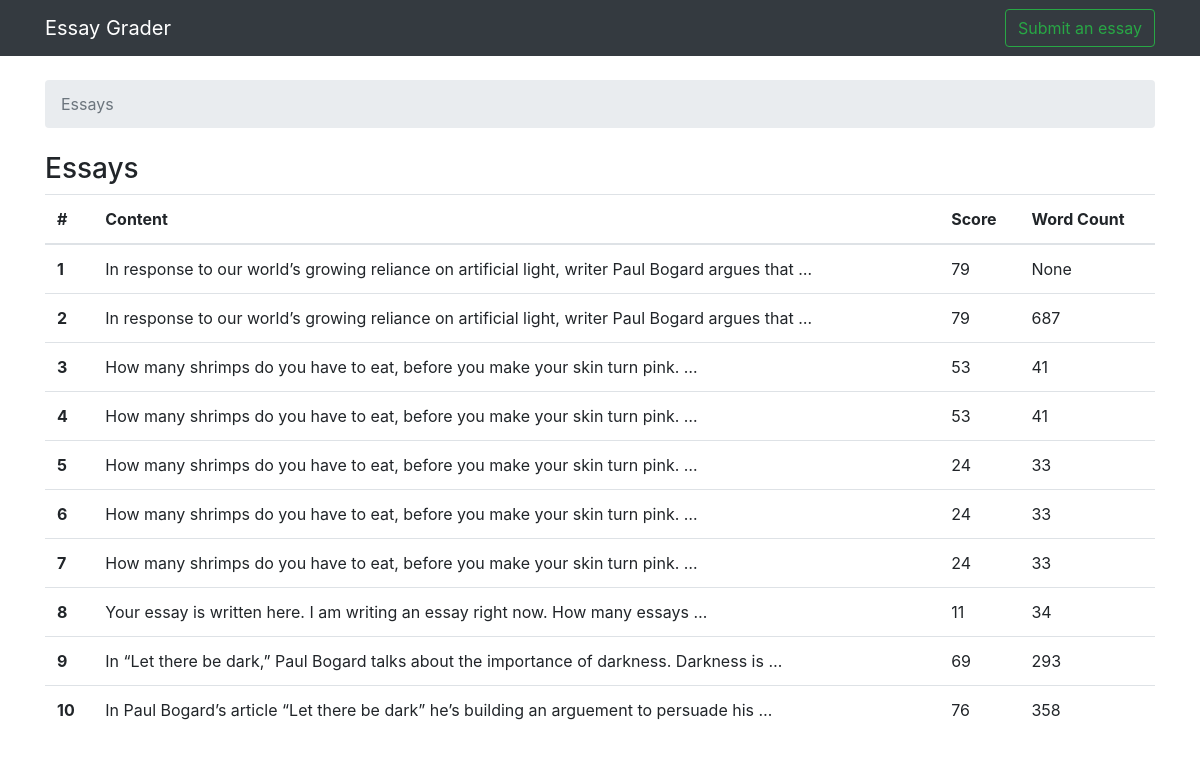
The page / on the database its author committed.
### grader/models.py (models this page shows, shortened)
class Essay(models.Model):
    content = models.TextField(max_length=100000)
    score = models.IntegerField(null=True, blank=True)
    semantic = models.IntegerField(null=True, blank=True)
    tense = models.IntegerField(null=True, blank=True)
    accuracy = models.IntegerField(null=True, blank=True)
    wordcount = models.IntegerField(null=True, blank=True)

### grader/views.py (the view)
# urls.py: path('', views.index, name='index'),
def index(request):
    essay_list = Essay.objects.all()
    context = {
        'essay_list': essay_list,
    }
    return render(request, 'grader/index.html', context)

### grader/templates/grader/index.html (shortened to what this page needs)
{% extends 'base.html' %}
{% block breadcrumb %}
<li class="breadcrumb-item active">Essays</li>
{% endblock %}
{% block content %}
{% if essay_list %}
<p class="h3">Essays</p>
<table class="table">
    <thead>
        <tr>
            <th scope="col">#</th>
            <th scope="col">Content</th>
            <th scope="col">Score</th>
            <th scope="col">Word Count</th>
        </tr>
    </thead>
    {% for e in essay_list %}
    <tr class="clickable-row" data-href='/essay/{{ e.id }}'>
        <th scope="row">{{ forloop.counter }}</th>
        <td>{{ e.content | truncatewords:15 }}</td>
        <td>{{ e.score }}</td>
        <td>{{ e.wordcount }}</td>
    </tr>
    {% endfor %}
</table>
{% else %}
<p>No essays are available.</p>
{% endif %}
{% endblock %}

### templates/base.html (shortened to what this page needs)
{% load static %}
<!DOCTYPE html>
<html>
<head>
  <link rel="stylesheet" href="{% static 'css/bootstrap.min.css' %}">
</head>
<body>
  <nav class="navbar navbar-expand-lg navbar-dark bg-dark">
    <div class="container">
      <a class="navbar-brand" href="{% url 'index' %}">Essay Grader</a>
      <a class="btn btn-outline-success" href="{% url 'submit' %}">Submit an essay</a>
    </div>
  </nav>
  <div class="container">
    <ol class="breadcrumb my-4">
      {% block breadcrumb %}
      {% endblock %}
    </ol>
    {% block content %}
    {% endblock %}
  </div>
</body>
</html>

### rows shown on the page
Essay: content "In response to our world’s growing reliance on artificial light, writer Paul Bogard argues that …", score "79", wordcount "None"
Essay: content "In response to our world’s growing reliance on artificial light, writer Paul Bogard argues that …", score "79", wordcount "687"
Essay: content "How many shrimps do you have to eat, before you make your skin turn pink. …", score "53", wordcount "41"
Essay: content "How many shrimps do you have to eat, before you make your skin turn pink. …", score "53", wordcount "41"
Essay: content "How many shrimps do you have to eat, before you make your skin turn pink. …", score "24", wordcount "33"
Essay: content "How many shrimps do you have to eat, before you make your skin turn pink. …", score "24", wordcount "33"
Essay: content "How many shrimps do you have to eat, before you make your skin turn pink. …", score "24", wordcount "33"
Essay: content "Your essay is written here. I am writing an essay right now. How many essays …", score "11", wordcount "34"
Essay: content "In “Let there be dark,” Paul Bogard talks about the importance of darkness. Darkness is …", score "69", wordcount "293"
Essay: content "In Paul Bogard’s article “Let there be dark” he’s building an arguement to persuade his …", score "76", wordcount "358"
